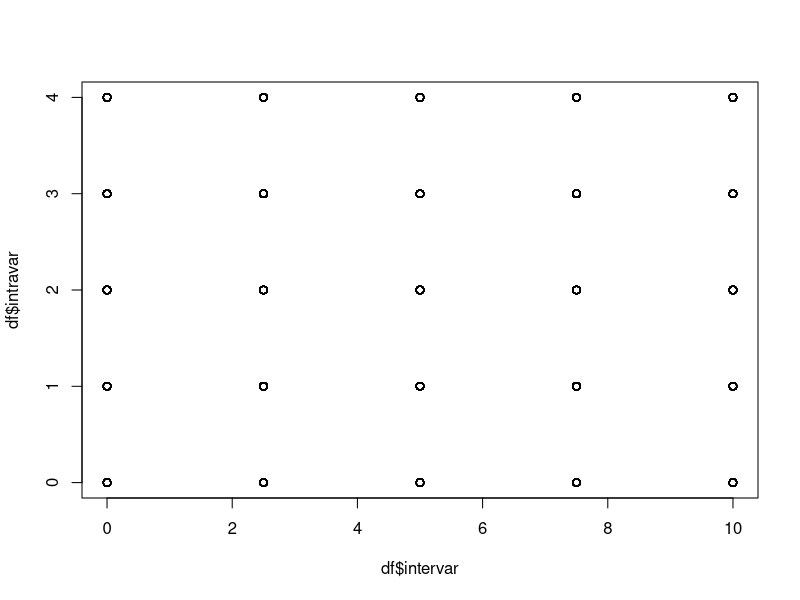
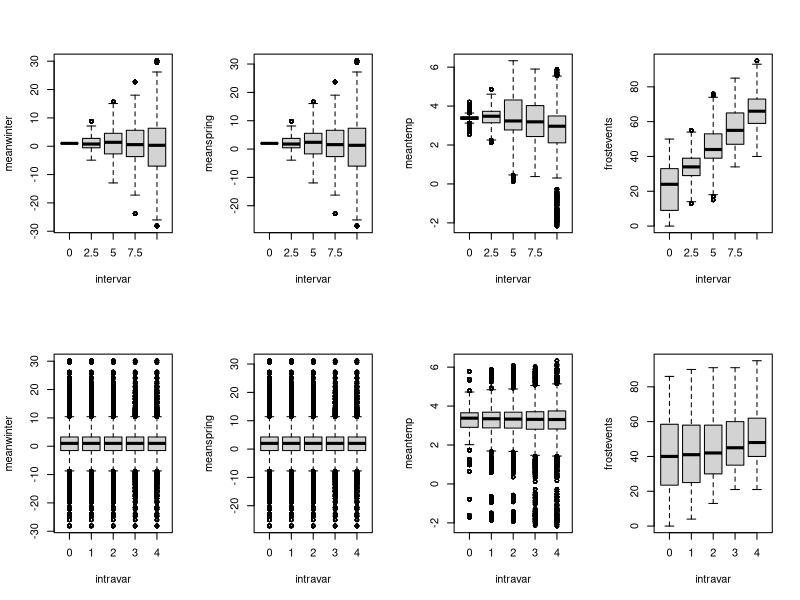

Here is the R script that generated these plots, in order:
## Started 4 September 2021 ##
## By Lizzie so far ##

## We want to try some simulations for the rangers project ... ##
## See https://github.com/lizzieinvancouver/ospree/issues/410
## So we need:
# generate climate data with vary inter and intra-annual variation
# generate phenology with forcing and chilling (or photoperiod) of varying strength ##

## To start, Lizzie is jut grabbing decsens code ##
# Using decsensSimsMultCues.R so far only  

# housekeeping
rm(list=ls()) 
options(stringsAsFactors = FALSE)

library(ggplot2)

## NEXT STEPS ...
# 1) Step back and build and check climate data ... check values of inter and intra SD
# 2) Add in leafout via GDD
# 3) then add in chilling effect (or photoperiod) 
# Check for TO DO items  throughout code

# Some attempts ...


frostdamage <- 0
fstar <- 200
yearz <- 20 # 
sitez <- 20 # sites, basically useful as *replicates*
simsnum <- 5#
# START inter/intra-annual variation parameter edits here
dayswinter <- 120
daysspring <- 90

wintemp_mean <- 1
#sprtemp_mean <- 2#not used in this version- instead spring temp is 1 degree more than winter temp
springtempinc <- 0.1
sigma <- seq(0, 4, length.out=simsnum) # let's treat this as intra-annual (i.e., daily variation)- 
sigmainter <- seq(0, 10, length.out=simsnum) # inter-annual, let's start by varying this ... 

# END inter/intra-annual variation parameter edits here

if(FALSE){ # not using just now ... as it's chilling
   cstar <- 0
   fstaradjforchill <- 3 # how much more GDD to you need based on diff from cstar at end of daystostart
}

## Step 2: Now I put together the seasonal temps, varying fstar (increases when chill is low) and calculate the sensitivities    
df <- data.frame(intervar=numeric(),
                 intravar=numeric(),
                 meanwinter=numeric(),
                 meanspring=numeric(),
                 meantemp=numeric(),
                 rep=numeric(),
                 year=numeric(),
                 fstar=numeric(),
                 frostevents=numeric()) 

for (i in sigmainter){
   
   for (j in 1:sitez){
      wintertemp <- rnorm(yearz, wintemp_mean,i)
      springtemp <- wintertemp+1
      
      for (l in sigma){
         
         # TO DO ... inter-annual variation ... and then intra-annual within it
         # If you're working on that edit here ... START within looop edits
         daily_temp <- sapply(rep(NA, yearz), function(x) c(rnorm(dayswinter, wintertemp, l),
                                                            (rnorm(daysspring, springtemp, l) + c(1:daysspring)*springtempinc)))
         # END within loop edits here for inter/intra-annual variation
         
         gdd <- daily_temp
         gdd[(gdd)<0] <- 0
         leafout_date <- c()
         frostevents <- c()
         for (k in 1:ncol(daily_temp)){
            gddsum <- sapply(1:ncol(gdd), function(x) (cumsum(gdd[dayswinter:nrow(gdd),x])))
            leafout_date[k] <- min(which(gddsum[,k] > fstar)) # leafout_date unit of days *after* dayswinter
            colddays <- which(daily_temp[,k] < frostdamage) # Cat, please check all my edits!
            frostz <- which(colddays > leafout_date[k]) 
            frostevents[k] <- length(frostz)
         }
         yearly_temp <- colMeans(daily_temp)
         dfadd <- data.frame(intervar=rep(i, yearz),
                             intravar=rep(l, yearz),
                             meanwinter=rep(wintertemp, yearz),
                             meanspring=rep(springtemp, yearz),
                             meantemp=yearly_temp,
                             rep=rep(j, yearz),
                             year=c(1:yearz),
                             fstar=rep(fstar),
                             frostevents=frostevents)
         df <- rbind(df, dfadd)     
      }
   }
}
# has some warnings sometimes? Last run I did worked... 

#Make some simple plots to see if the code is working
plot(df$intervar,df$intravar)#seems to be fitting every combination of intra and inter
par(mfrow=c(2,4))
boxplot(meanwinter~intervar,data=df)
boxplot(meanspring~intervar,data=df)
boxplot(meantemp~intervar,data=df)
boxplot(frostevents~intervar,data=df)
boxplot(meanwinter~intravar,data=df)
boxplot(meanspring~intravar,data=df)
boxplot(meantemp~intravar,data=df)
boxplot(frostevents~intravar,data=df)

# code chunks we may want ...


# Original code from decsensSimsMultCues.R, leaving here for now
if(FALSE){ 
# Step 1: Set up years, days per year, temperatures, required GDD (fstar), required chill (cstar) and how much higher fstar is when cstar is not met
dayswinter <- 120
daysspring <- 90
wintertemp <- 1
springtemp <- 2
springtempinc <- 0.1
sigma <- 4 
fstar <- 200
cstar <- 110
fstaradjforchill <- 3 # how much more GDD to you need based on diff from cstar at end of daystostart
yearz <- 50 # used to be 20, adjusted to 50 to compare to Jonathan's code 
sitez <- 45
simsnum <- 30
degreez <- seq(0, 7, length.out=simsnum) # warming -- applied evenly across `winter' and `spring'

## Step 2: Now I put together the seasonal temps, varying fstar (increases when chill is low) and calculate the sensitivities    
df <- data.frame(degwarm=numeric(), rep=numeric(), chill=numeric(), fstar=numeric(), simplelm=numeric())
    
for (i in degreez){
   for (j in 1:sitez){
       daily_temp <- sapply(rep(NA, yearz), function(x) c(rnorm(dayswinter, wintertemp + i, sigma),
           (rnorm(daysspring, springtemp + i , sigma)+ c(1:daysspring)*springtempinc)))
       chill <- daily_temp
       chill[(chill)<0] <- 0
       chill[(chill)>5] <- 0
       gdd <- daily_temp
       gdd[(gdd)<0] <- 0
       gddreq <- c()
       leafout_date <- c()
       for (k in 1:ncol(chill)){
           chillsum <- sapply(1:ncol(chill), function(x) (cumsum(chill[,x])))
           gddsum <- sapply(1:ncol(gdd), function(x) (cumsum(gdd[dayswinter:nrow(gdd),x])))
           if (chillsum[dayswinter,k]>cstar) {
           gddreq[k] <- fstar
           } else {
           gddreq[k] <- fstar + (cstar-chillsum[dayswinter,k])*fstaradjforchill
           }
           leafout_date[k] <- min(which(gddsum[,k] > gddreq[k])) # leafout_date unit of days *after* dayswinter
           meanchill <- mean(chillsum[dayswinter,])
           meanfstar <- mean(gddreq)
           }
           yearly_temp <- colMeans(daily_temp)
           dfadd <- data.frame(degwarm=i, rep=j, chill=meanchill, fstar=meanfstar,     
               simplelm=coef(lm(leafout_date~yearly_temp))[2],
               loglm=coef(lm(log(leafout_date)~log(yearly_temp)))[2])
           df <- rbind(df, dfadd)     
       }
   }

}
